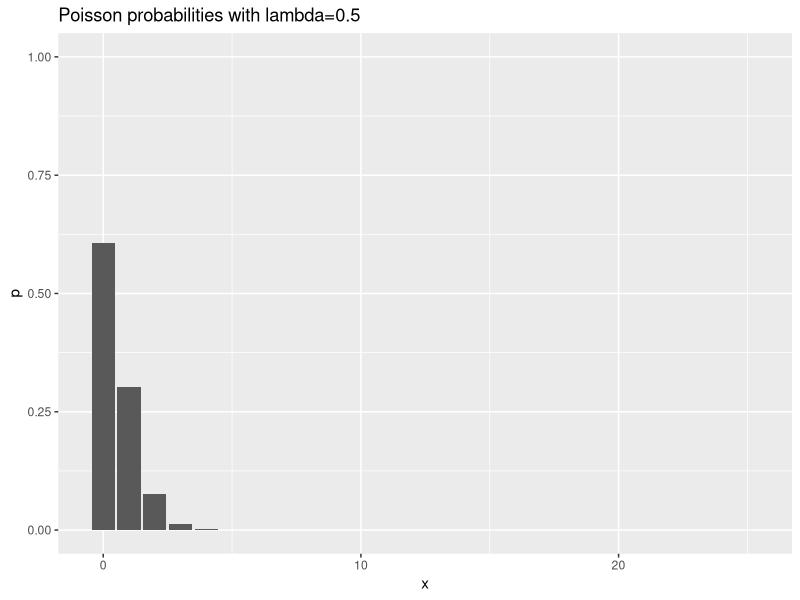
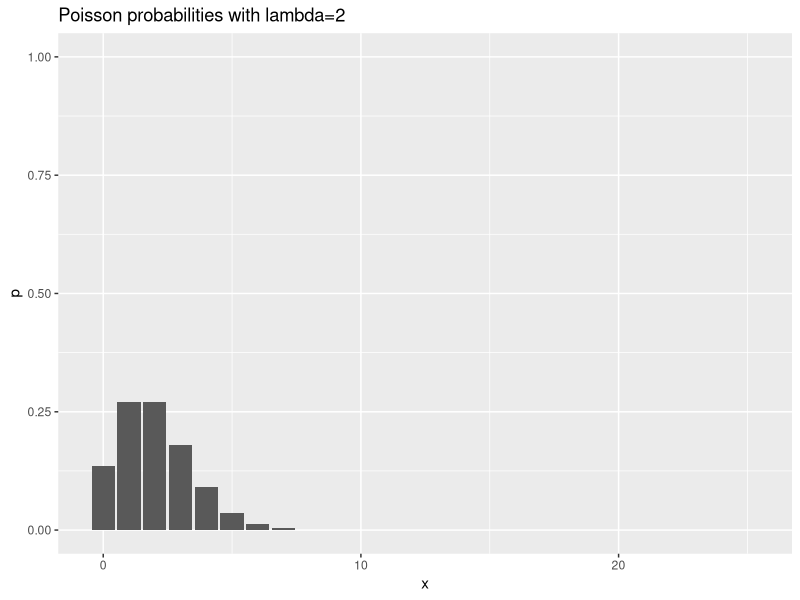
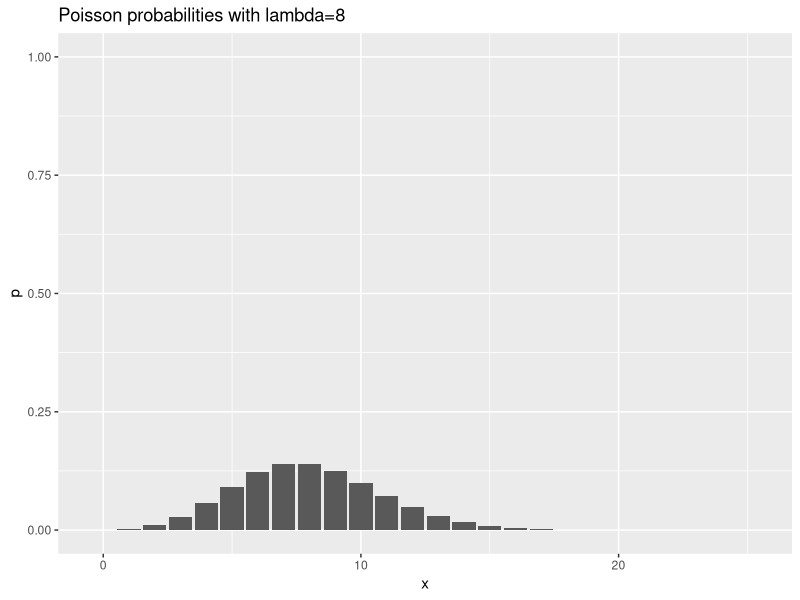

The R script that drew these images, in order:
## ---- chunk 1
suppressMessages(suppressWarnings(library(dplyr)))
suppressMessages(suppressWarnings(library(ggplot2)))
suppressMessages(suppressWarnings(library(magrittr)))
## ---- chunk 2
data.frame(x=0:25) %>%
  mutate(p=dpois(x, 0.5)) %>%
  ggplot(aes(x,p)) +
    geom_col() +
    expand_limits(y=1) +
    ggtitle("Poisson probabilities with lambda=0.5")
data.frame(x=0:25) %>%
  mutate(p=dpois(x, 2)) %>%
  ggplot(aes(x,p)) +
    geom_col() +
    expand_limits(y=1) +
    ggtitle("Poisson probabilities with lambda=2")
data.frame(x=0:25) %>%
  mutate(p=dpois(x, 8)) %>%
  ggplot(aes(x,p)) +
    geom_col() +
    expand_limits(y=1) +
    ggtitle("Poisson probabilities with lambda=8")
## ---- chunk 3
x <- 17
n <- 1989
rate <- x/n
rate
## ---- chunk 4
rate_per_thousand <- rate*1000
rate_per_thousand
## ---- chunk 5
lo <- 
hi <- x+1.96*sqrt(x)
count_ci <- c(x-1.96*sqrt(x), x+1.96*sqrt(x))
count_ci
## ---- chunk 6
rate_ci <- count_ci * 1000 / n
rate_ci
## ---- chunk 7
round(rate_ci, 1)
## ---- chunk 8
log_count <- log(x)
log_ci <- c(log_count-1.96*sqrt(1/x), log_count+1.96*sqrt(1/x))
log_ci
## ---- chunk 9
back_transformed_ci <- exp(log_ci)
back_transformed_ci
## ---- chunk 10
rate_ci <- back_transformed_ci * 1000 / n
rate_ci
## ---- chunk 11
round(rate_ci, 1)
